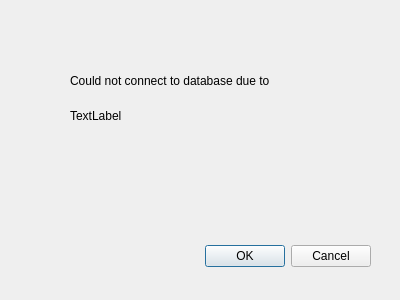
<?xml version="1.0" encoding="UTF-8"?>
<ui version="4.0">
 <class>Dialog</class>
 <widget class="QDialog" name="Dialog">
  <property name="geometry">
   <rect>
    <x>0</x>
    <y>0</y>
    <width>400</width>
    <height>300</height>
   </rect>
  </property>
  <property name="windowTitle">
   <string>Dialog</string>
  </property>
  <widget class="QDialogButtonBox" name="buttonBox">
   <property name="geometry">
    <rect>
     <x>30</x>
     <y>240</y>
     <width>341</width>
     <height>32</height>
    </rect>
   </property>
   <property name="orientation">
    <enum>Qt::Horizontal</enum>
   </property>
   <property name="standardButtons">
    <set>QDialogButtonBox::Cancel|QDialogButtonBox::Ok</set>
   </property>
  </widget>
  <widget class="QLabel" name="label">
   <property name="geometry">
    <rect>
     <x>70</x>
     <y>60</y>
     <width>291</width>
     <height>41</height>
    </rect>
   </property>
   <property name="text">
    <string>Could not connect to database due to </string>
   </property>
  </widget>
  <widget class="QLabel" name="label_2">
   <property name="geometry">
    <rect>
     <x>70</x>
     <y>100</y>
     <width>181</width>
     <height>31</height>
    </rect>
   </property>
   <property name="text">
    <string>TextLabel</string>
   </property>
  </widget>
 </widget>
 <resources/>
 <connections>
  <connection>
   <sender>buttonBox</sender>
   <signal>accepted()</signal>
   <receiver>Dialog</receiver>
   <slot>accept()</slot>
   <hints>
    <hint type="sourcelabel">
     <x>248</x>
     <y>254</y>
    </hint>
    <hint type="destinationlabel">
     <x>157</x>
     <y>274</y>
    </hint>
   </hints>
  </connection>
  <connection>
   <sender>buttonBox</sender>
   <signal>rejected()</signal>
   <receiver>Dialog</receiver>
   <slot>reject()</slot>
   <hints>
    <hint type="sourcelabel">
     <x>316</x>
     <y>260</y>
    </hint>
    <hint type="destinationlabel">
     <x>286</x>
     <y>274</y>
    </hint>
   </hints>
  </connection>
 </connections>
</ui>
